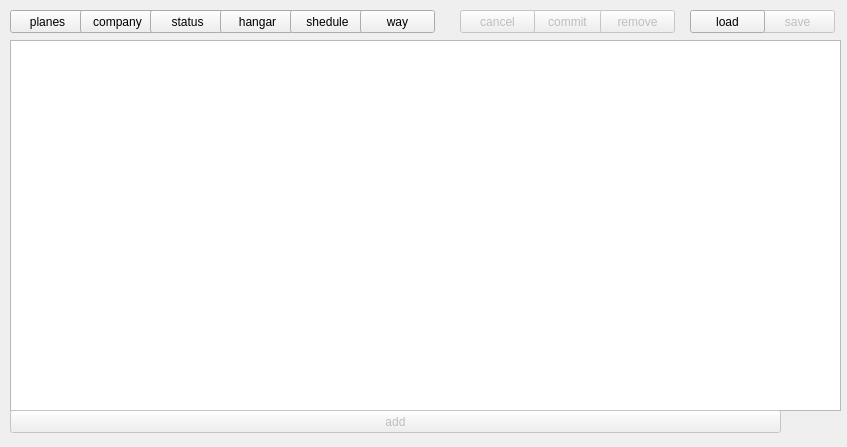
<?xml version="1.0" encoding="UTF-8"?>
<ui version="4.0">
 <class>MainWindow</class>
 <widget class="QMainWindow" name="MainWindow">
  <property name="geometry">
   <rect>
    <x>0</x>
    <y>0</y>
    <width>847</width>
    <height>447</height>
   </rect>
  </property>
  <property name="windowTitle">
   <string>MainWindow</string>
  </property>
  <widget class="QWidget" name="centralwidget">
   <widget class="QTableView" name="tableView">
    <property name="geometry">
     <rect>
      <x>10</x>
      <y>40</y>
      <width>831</width>
      <height>371</height>
     </rect>
    </property>
   </widget>
   <widget class="QPushButton" name="planes_bn">
    <property name="geometry">
     <rect>
      <x>10</x>
      <y>10</y>
      <width>75</width>
      <height>23</height>
     </rect>
    </property>
    <property name="text">
     <string>planes</string>
    </property>
   </widget>
   <widget class="QPushButton" name="company_bn">
    <property name="geometry">
     <rect>
      <x>80</x>
      <y>10</y>
      <width>75</width>
      <height>23</height>
     </rect>
    </property>
    <property name="text">
     <string>company</string>
    </property>
   </widget>
   <widget class="QPushButton" name="status_bn">
    <property name="geometry">
     <rect>
      <x>150</x>
      <y>10</y>
      <width>75</width>
      <height>23</height>
     </rect>
    </property>
    <property name="text">
     <string>status</string>
    </property>
   </widget>
   <widget class="QPushButton" name="hangar_bn">
    <property name="geometry">
     <rect>
      <x>220</x>
      <y>10</y>
      <width>75</width>
      <height>23</height>
     </rect>
    </property>
    <property name="text">
     <string>hangar</string>
    </property>
   </widget>
   <widget class="QPushButton" name="shedule_bn">
    <property name="geometry">
     <rect>
      <x>290</x>
      <y>10</y>
      <width>75</width>
      <height>23</height>
     </rect>
    </property>
    <property name="text">
     <string>shedule</string>
    </property>
   </widget>
   <widget class="QPushButton" name="way_bn">
    <property name="geometry">
     <rect>
      <x>360</x>
      <y>10</y>
      <width>75</width>
      <height>23</height>
     </rect>
    </property>
    <property name="text">
     <string>way</string>
    </property>
   </widget>
   <widget class="QPushButton" name="save_bn">
    <property name="enabled">
     <bool>false</bool>
    </property>
    <property name="geometry">
     <rect>
      <x>760</x>
      <y>10</y>
      <width>75</width>
      <height>23</height>
     </rect>
    </property>
    <property name="text">
     <string>save</string>
    </property>
   </widget>
   <widget class="QPushButton" name="commit_bn">
    <property name="enabled">
     <bool>false</bool>
    </property>
    <property name="geometry">
     <rect>
      <x>530</x>
      <y>10</y>
      <width>75</width>
      <height>23</height>
     </rect>
    </property>
    <property name="text">
     <string>commit</string>
    </property>
   </widget>
   <widget class="QPushButton" name="cancel_bn">
    <property name="enabled">
     <bool>false</bool>
    </property>
    <property name="geometry">
     <rect>
      <x>460</x>
      <y>10</y>
      <width>75</width>
      <height>23</height>
     </rect>
    </property>
    <property name="text">
     <string>cancel</string>
    </property>
   </widget>
   <widget class="QPushButton" name="add_bn">
    <property name="enabled">
     <bool>false</bool>
    </property>
    <property name="geometry">
     <rect>
      <x>10</x>
      <y>410</y>
      <width>771</width>
      <height>23</height>
     </rect>
    </property>
    <property name="text">
     <string>add</string>
    </property>
   </widget>
   <widget class="QPushButton" name="remove_bn">
    <property name="enabled">
     <bool>false</bool>
    </property>
    <property name="geometry">
     <rect>
      <x>600</x>
      <y>10</y>
      <width>75</width>
      <height>23</height>
     </rect>
    </property>
    <property name="text">
     <string>remove</string>
    </property>
   </widget>
   <widget class="QPushButton" name="load_bn">
    <property name="enabled">
     <bool>true</bool>
    </property>
    <property name="geometry">
     <rect>
      <x>690</x>
      <y>10</y>
      <width>75</width>
      <height>23</height>
     </rect>
    </property>
    <property name="text">
     <string>load</string>
    </property>
   </widget>
  </widget>
 </widget>
 <resources/>
 <connections/>
</ui>
